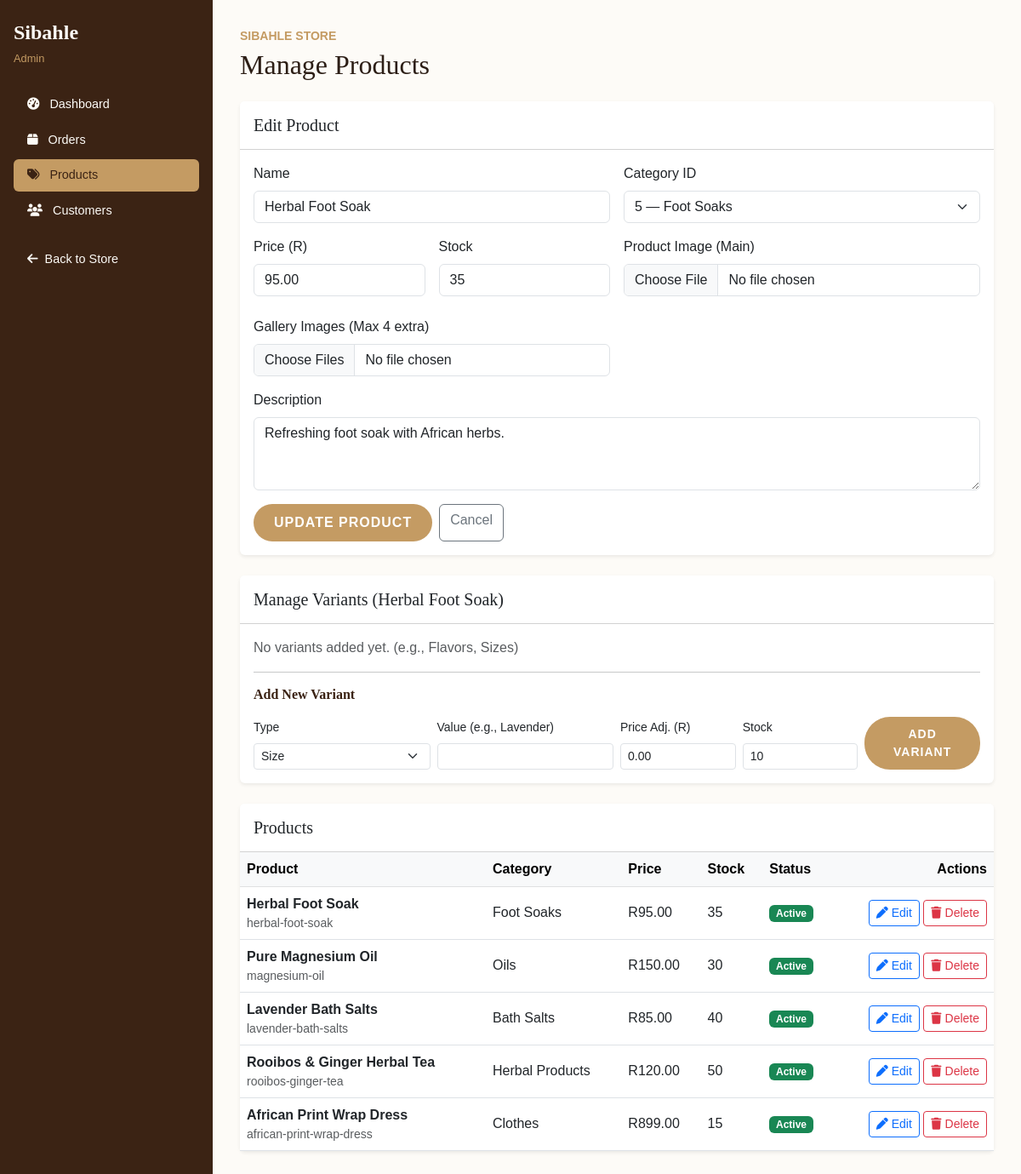
/admin/products.php?edit=5 (signed in), run on the app's committed database.
### tables this page shows
CREATE TABLE products (
    product_id INT AUTO_INCREMENT PRIMARY KEY,
    category_id INT NOT NULL,
    product_name VARCHAR(200) NOT NULL,
    product_slug VARCHAR(200) UNIQUE NOT NULL,
    description TEXT,
    short_description VARCHAR(500),
    base_price DECIMAL(10,2) NOT NULL,
    sale_price DECIMAL(10,2) DEFAULT NULL,
    stock_quantity INT DEFAULT 0,
    low_stock_threshold INT DEFAULT 5,
    sku VARCHAR(50) UNIQUE,
    image_url VARCHAR(255),
    is_featured TINYINT(1) DEFAULT 0,
    is_active TINYINT(1) DEFAULT 1,
    created_at TIMESTAMP DEFAULT CURRENT_TIMESTAMP,
    updated_at TIMESTAMP DEFAULT CURRENT_TIMESTAMP ON UPDATE CURRENT_TIMESTAMP,
    FOREIGN KEY (category_id) REFERENCES categories(category_id) ON DELETE CASCADE,
    INDEX idx_category (category_id),
    INDEX idx_featured (is_featured),
    INDEX idx_active (is_active)
);

CREATE TABLE categories (
    category_id INT AUTO_INCREMENT PRIMARY KEY,
    category_name VARCHAR(100) NOT NULL,
    category_slug VARCHAR(100) UNIQUE NOT NULL,
    description TEXT,
    image_url VARCHAR(255),
    is_active TINYINT(1) DEFAULT 1,
    created_at TIMESTAMP DEFAULT CURRENT_TIMESTAMP
);

### includes/config.php (called while the page is built, shortened)
<?php
function formatPrice($price): string {
    return CURRENCY . number_format((float) $price, 2);
}
function escape_html($value): string {
    return htmlspecialchars((string) $value, ENT_QUOTES | ENT_SUBSTITUTE, 'UTF-8');
}
?>

### admin/products.php (the view, shortened to what this page needs)
<?php
require_once __DIR__ . '/../includes/config.php';
$form_data = [
    'product_id' => '',
    'product_name' => '',
    'category_id' => '',
    'base_price' => '',
    'stock_quantity' => '0',
    'description' => '',
    'image_url' => '',
];
$errors = [];
$categories_stmt = $pdo->prepare(
    'SELECT category_id, category_name FROM categories ORDER BY category_name'
);
$categories_stmt->execute();
$categories = $categories_stmt->fetchAll();
if ($_SERVER['REQUEST_METHOD'] !== 'POST' && isset($_GET['edit'])) {
    $edit_id = filter_var($_GET['edit'], FILTER_VALIDATE_INT, [
        'options' => ['min_range' => 1],
    ]);
    if ($edit_id === false || $edit_id === null) {
        $errors[] = 'Invalid product selected for editing.';
    } else {
        $edit_stmt = $pdo->prepare(
            'SELECT product_id, product_name, category_id, base_price, stock_quantity, description, image_url
             FROM products WHERE product_id = ?'
        );
        $edit_stmt->execute([$edit_id]);
        $product_to_edit = $edit_stmt->fetch();
        if ($product_to_edit) {
            $form_data = array_merge($form_data, $product_to_edit);
        } else {
            $errors[] = 'The product you selected could not be found.';
        }
    }
}
$products_stmt = $pdo->prepare(
    'SELECT p.product_id, p.product_name, p.product_slug, p.base_price, p.stock_quantity,
            p.image_url, p.is_active, p.created_at, c.category_name
     FROM products p
     INNER JOIN categories c ON c.category_id = p.category_id
     ORDER BY p.created_at DESC, p.product_id DESC'
);
$products_stmt->execute();
$products = $products_stmt->fetchAll();
?>
<?php include __DIR__ . '/includes/admin-header.php'; ?>
        <section class="card border-0 shadow-sm mb-4">
            <div class="card-header bg-white py-3">
                <h2 class="h5 mb-0"><?= $form_data['product_id'] !== '' ? 'Edit Product' : 'Add New Product' ?></h2>
            </div>
            <div class="card-body">
                <form method="post" action="products.php<?= $form_data['product_id'] !== '' ? '?edit=' . (int) $form_data['product_id'] : '' ?>"
                      class="row g-3" enctype="multipart/form-data">
                    <div class="col-md-6">
                        <label class="form-label" for="product-name">Name</label>
                        <input class="form-control" id="product-name" name="product_name" type="text"
                               maxlength="200" required value="<?= escape_html($form_data['product_name']) ?>">
                    </div>
                    <div class="col-md-6">
                        <label class="form-label" for="category-id">Category ID</label>
                        <select class="form-select" id="category-id" name="category_id" required>
                            <?php foreach ($categories as $category): ?>
                                <option value="<?= (int) $category['category_id'] ?>"
                                    <?= (string) $form_data['category_id'] === (string) $category['category_id'] ? 'selected' : '' ?>>
                                    <?= (int) $category['category_id'] ?> — <?= escape_html($category['category_name']) ?>
                                </option>
                            <?php endforeach; ?>
                        </select>
                    </div>
                    <div class="col-md-3">
                        <label class="form-label" for="base-price">Price (R)</label>
                        <input class="form-control" id="base-price" name="base_price" type="number"
                               min="0" max="99999999.99" step="0.01" required
                               value="<?= escape_html($form_data['base_price']) ?>">
                    </div>
                    <div class="col-md-3">
                        <label class="form-label" for="stock-quantity">Stock</label>
                        <input class="form-control" id="stock-quantity" name="stock_quantity" type="number"
                               min="0" step="1" required value="<?= escape_html($form_data['stock_quantity']) ?>">
                    </div>
                    <div class="col-md-6">
                        <label class="form-label" for="product-image">Product Image (Main)</label>
                        <input class="form-control mb-2" id="product-image" name="product_image" type="file" accept="image/jpeg, image/png, image/webp">
                    </div>
                    <div class="col-md-6">
                        <label class="form-label" for="gallery-images">Gallery Images (Max 4 extra)</label>
                        <input class="form-control" id="gallery-images" name="gallery_images[]" type="file" accept="image/jpeg, image/png, image/webp" multiple>
                    </div>
                    <div class="col-12">
                        <label class="form-label" for="description">Description</label>
                        <textarea class="form-control" id="description" name="description" rows="3"><?= escape_html($form_data['description']) ?></textarea>
                    </div>
                    <div class="col-12 d-flex gap-2">
                        <button class="btn btn-gold" type="submit">
                            <?= $form_data['product_id'] !== '' ? 'Update Product' : 'Add New Product' ?>
                        </button>
                        <?php if ($form_data['product_id'] !== ''): ?>
                            <a class="btn btn-outline-secondary" href="products.php">Cancel</a>
                        <?php endif; ?>
                    </div>
                </form>
            </div>
        </section>
        <?php if ($form_data['product_id'] !== ''): ?>
            <?php
            $var_stmt = $pdo->prepare("SELECT * FROM product_variants WHERE product_id = ?");
            $var_stmt->execute([$form_data['product_id']]);
            $variants = $var_stmt->fetchAll();
            ?>
            <section class="card border-0 shadow-sm mb-4">
                <div class="card-header bg-white py-3 d-flex justify-content-between align-items-center">
                    <h2 class="h5 mb-0">Manage Variants (<?= escape_html($form_data['product_name']) ?>)</h2>
                </div>
                <div class="card-body">
                    <?php if ($variants): ?>
                        <table class="table table-sm table-hover align-middle">
                            <thead>
                                <tr>
                                    <th>Type</th>
                                    <th>Value</th>
                                    <th>Price Adj. (R)</th>
                                    <th>Stock</th>
                                    <th class="text-end">Actions</th>
                                </tr>
                            </thead>
                            <tbody>
                                <?php foreach ($variants as $v): ?>
                                    <tr>
                                        <td class="text-capitalize"><?= escape_html($v['variant_type']) ?></td>
                                        <td class="fw-bold"><?= escape_html($v['variant_value']) ?></td>
                                        <td colspan="3">
                                            <div class="d-flex gap-2 justify-content-end align-items-center">
                                                <form method="POST" class="d-flex gap-2 align-items-center">
                                                    <input type="hidden" name="csrf_token" value="<?= escape_html($_SESSION['csrf_token']) ?>">
                                                    <input type="hidden" name="action" value="update_variant">
                                                    <input type="hidden" name="variant_id" value="<?= $v['variant_id'] ?>">
                                                    <input type="number" name="v_price" class="form-control form-control-sm" step="0.01" value="<?= $v['price_adjustment'] ?>" style="width: 100px;" title="Price Adjustment">
                                                    <input type="number" name="v_stock" class="form-control form-control-sm" value="<?= $v['stock_quantity'] ?>" style="width: 80px;" title="Stock">
                                                    <button type="submit" class="btn btn-sm btn-outline-success">Save</button>
                                                </form>
                                                <form method="POST" onsubmit="return confirm('Delete this variant?');">
                                                    <input type="hidden" name="csrf_token" value="<?= escape_html($_SESSION['csrf_token']) ?>">
                                                    <input type="hidden" name="action" value="delete_variant">
                                                    <input type="hidden" name="variant_id" value="<?= $v['variant_id'] ?>">
                                                    <button type="submit" class="btn btn-sm btn-outline-danger"><i class="fas fa-trash"></i></button>
                                                </form>
                                            </div>
                                        </td>
                                    </tr>
                                <?php endforeach; ?>
                            </tbody>
                        </table>
                    <?php else: ?>
                        <p class="text-muted">No variants added yet. (e.g., Flavors, Sizes)</p>
                    <?php endif; ?>
                    <hr>
                    <h6 class="mb-3">Add New Variant</h6>
                    <form method="POST" class="row g-2 align-items-end">
                        <div class="col-md-3">
                            <label class="form-label small">Type</label>
                            <select name="v_type" class="form-select form-select-sm" required>
                                <option value="size">Size</option>
                            </select>
                        </div>
                        <div class="col-md-3">
                            <label class="form-label small">Value (e.g., Lavender)</label>
                            <input type="text" name="v_value" class="form-control form-control-sm" required>
                        </div>
                        <div class="col-md-2">
                            <label class="form-label small">Price Adj. (R)</label>
                            <input type="number" name="v_price" class="form-control form-control-sm" value="0.00" step="0.01" required>
                        </div>
                        <div class="col-md-2">
                            <label class="form-label small">Stock</label>
                            <input type="number" name="v_stock" class="form-control form-control-sm" value="10" required>
                        </div>
                        <div class="col-md-2">
                            <button type="submit" class="btn btn-sm btn-gold w-100">Add Variant</button>
                        </div>
                    </form>
                </div>
            </section>
        <?php endif; ?>
        <section class="card border-0 shadow-sm">
            <div class="card-header bg-white py-3">
                <h2 class="h5 mb-0">Products</h2>
            </div>
            <div class="table-responsive">
                <table class="table table-hover align-middle mb-0">
                    <thead class="table-light">
                        <tr>
                            <th scope="col">Product</th>
                            <th scope="col">Category</th>
                            <th scope="col">Price</th>
                            <th scope="col">Stock</th>
                            <th scope="col">Status</th>
                            <th scope="col" class="text-end">Actions</th>
                        </tr>
                    </thead>
                    <tbody>
                        <?php if ($products === []): ?>
                            <tr><td colspan="6" class="text-center text-muted py-4">No products found.</td></tr>
                        <?php else: ?>
                            <?php foreach ($products as $product): ?>
                                <tr>
                                    <td>
                                        <div class="d-flex align-items-center">
                                            <div>
                                                <span class="fw-semibold"><?= escape_html($product['product_name']) ?></span>
                                                <small class="d-block text-muted"><?= escape_html($product['product_slug']) ?></small>
                                            </div>
                                        </div>
                                    </td>
                                    <td><?= escape_html($product['category_name']) ?></td>
                                    <td><?= escape_html(formatPrice($product['base_price'])) ?></td>
                                    <td><?= (int) $product['stock_quantity'] ?></td>
                                    <td>
                                        <span class="badge text-bg-<?= (int) $product['is_active'] === 1 ? 'success' : 'secondary' ?>">
                                            <?= (int) $product['is_active'] === 1 ? 'Active' : 'Inactive' ?>
                                        </span>
                                    </td>
                                    <td class="text-end text-nowrap">
                                        <a class="btn btn-sm btn-outline-primary"
                                           href="products.php?edit=<?= (int) $product['product_id'] ?>">
                                            <i class="fas fa-pen me-1" aria-hidden="true"></i>Edit
                                        </a>
                                        <?php if ((int) $product['is_active'] === 1): ?>
                                            <form method="post" action="products.php" class="d-inline"
                                                  data-confirm="Delete or deactivate this product? Products with order history will be deactivated.">
                                                <button class="btn btn-sm btn-outline-danger" type="submit">
                                                    <i class="fas fa-trash me-1" aria-hidden="true"></i>Delete
                                                </button>
                                            </form>
                                        <?php endif; ?>
                                    </td>
                                </tr>
                            <?php endforeach; ?>
                        <?php endif; ?>
                    </tbody>
                </table>
            </div>
        </section>
    </main>
<?php include __DIR__ . '/includes/admin-footer.php'; ?>

### data on the page
products: product_name "Herbal Foot Soak", category_id "5 — Foot Soaks", base_price "95.00", stock_quantity "35", description "Refreshing foot soak with African herbs.", product_slug "herbal-foot-soak", category.category_name "Foot Soaks", base_price "R95.00", is_active "Active"
products: product_name "Pure Magnesium Oil", product_slug "magnesium-oil", category.category_name "Oils", base_price "R150.00", stock_quantity "30", is_active "Active"
products: product_name "Lavender Bath Salts", product_slug "lavender-bath-salts", category.category_name "Bath Salts", base_price "R85.00", stock_quantity "40", is_active "Active"
products: product_name "Rooibos & Ginger Herbal Tea", product_slug "rooibos-ginger-tea", category.category_name "Herbal Products", base_price "R120.00", stock_quantity "50", is_active "Active"
products: product_name "African Print Wrap Dress", product_slug "african-print-wrap-dress", category.category_name "Clothes", base_price "R899.00", stock_quantity "15", is_active "Active"

### other printed values
escape_html($item['label']) "Dashboard"
escape_html($item['label']) "Orders"
escape_html($item['label']) "Products"
escape_html($item['label']) "Customers"
escape_html($page_heading) "Manage Products"
